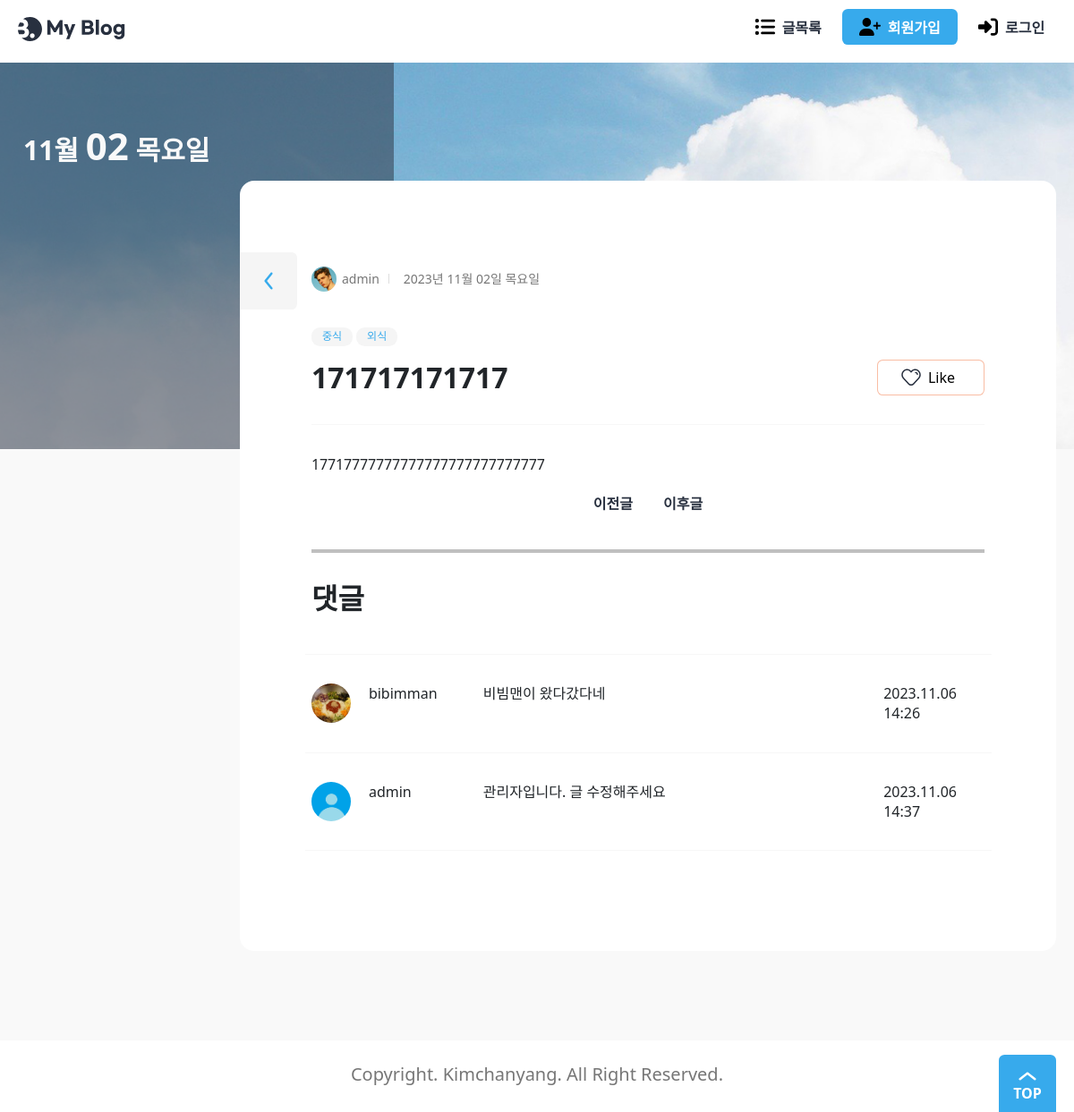
Before: /blog/18/ with the older database file.
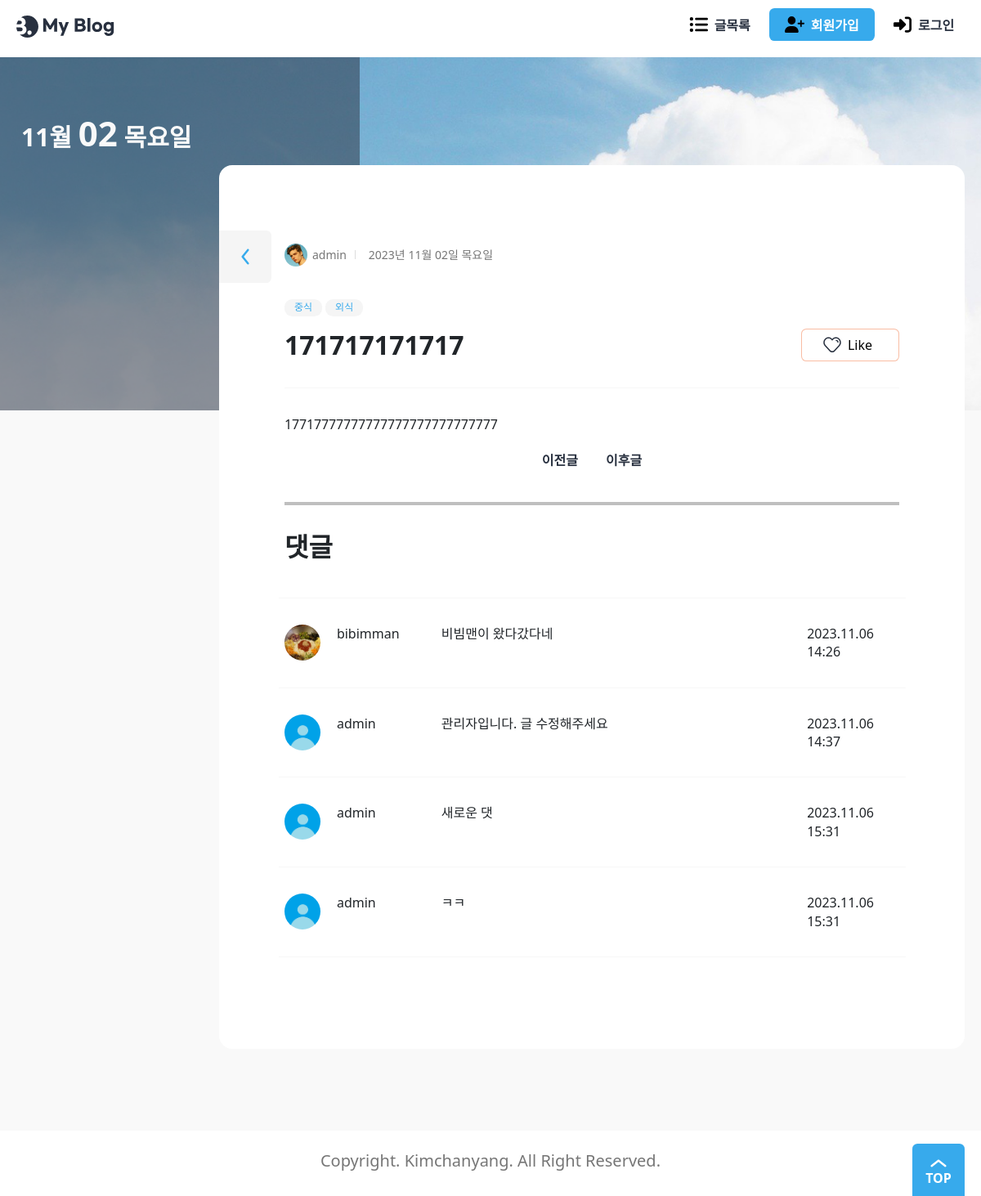
After: the same page with the newer database file.
### blog/models.py (models this page shows, shortened)
class Tag(models.Model):
    name = models.CharField(max_length=50, unique=True, verbose_name="태그 이름")
    def __str__(self):
        return self.name

class Comment(models.Model):
    post = models.ForeignKey(
        Post, on_delete=models.CASCADE, related_name="comments", verbose_name="원본 포스트"
    )
    author = models.ForeignKey(User, on_delete=models.CASCADE, verbose_name="작성자")
    message = models.TextField(_("메시지"))
    created_at = models.DateTimeField(_("작성일자"), auto_now_add=True)
    updated_at = models.DateField(_("수정일자"), auto_now=True)

### accounts/models.py (models this page shows)
class User(AbstractUser):
    nickname = models.CharField(_("닉네임"), max_length=50)
    profile_img = models.ImageField(
        _("프로필 사진"), upload_to=user_directory_path, blank=True
    )
    class Meta:
        db_table = "User"

### blog/views.py (the view)
# urls.py: path("<int:pk>/", views.PostDetail.as_view(), name="post_detail"),
class PostDetail(DetailView):
    model = Post
    context_object_name = "post"
    def get(self, request, pk):
        try:
            post = Post.objects.get(pk=pk)
        except Post.DoesNotExist:
            return render(request, "blog/post_404.html")
        post.view_count += 1
        post.save()
        try:
            next_post = (
                Post.objects.filter(created_at__gt=post.created_at)
                .order_by("created_at")
                .first()
            )
        except Post.DoesNotExist:
            next_post = None
        try:
            previous_post = (
                Post.objects.filter(created_at__lt=post.created_at)
                .order_by("-created_at")
                .first()
            )
        except Post.DoesNotExist:
            previous_post = None
        comments = Comment.objects.filter(post=post)
        contaxt = {
            "post": post,
            "previous_post": previous_post,
            "next_post": next_post,
            "comments": comments,
        }
        return render(request, "blog/post_detail.html", contaxt)
    def post(self, request, pk):
        try:
            post = Post.objects.get(pk=pk)
        except Post.DoesNotExist:
            return render(request, "blog/post_404.html")
        try:
            next_post = (
                Post.objects.filter(created_at__gt=post.created_at)
                .order_by("created_at")
                .first()
            )
        except Post.DoesNotExist:
            next_post = None
        try:
            previous_post = (
                Post.objects.filter(created_at__lt=post.created_at)
                .order_by("-created_at")
                .first()
            )
        except Post.DoesNotExist:
            previous_post = None
        form = CommentForm(request.POST)
        if form.is_valid():
            comment = form.save(commit=False)
            comment.post = post
            comment.author = request.user
            comment.save()
        comments = Comment.objects.filter(post=post)
        contaxt = {
            "post": post,
            "previous_post": previous_post,
            "next_post": next_post,
            "comments": comments,
        }
        return render(request, "blog/post_detail.html", contaxt)

### templates/blog/post_detail.html (shortened to what this page needs)
{% extends "base.html" %}
{% block main %}
{% load static %}
<div class="banner" {% if post.head_image %} style="background-image: url({{ post.head_image.url }})" {% endif %}>
    <div class="max-width">
        <div class="banner-contents">
            <p class="today">{{ post.created_at|date:'M' }} <em>{{ post.created_at|date:'d' }}</em> {{ post.created_at|date:'D' }}</p>
        </div>
    </div>
</div>
<div class="view">
    <div class="max-width">
        <section class="wrap-box">
            <div class="inner">
                <dl class="author-wrap">
                    <dd class="author"><img src="{% static './images/profile.jpg' %}" alt="">{{ post.author }}</dd>
                    <dd class="created">{{ post.created_at|date:'Y년 m월 d일 D' }}</dd>
                </dl>
                <dl class="category">
                    {% for tag in post.tags.iterator %}
                    <dd>{{tag}}</dd>
                    {% endfor %}
                </dl>
                <div class="title-wrap">
                    <h2>{{ post.title }}</h2>
                    <button class="btn-like">Like</button>
                </div>
                <hr>
                <div class="view-contents">
                    <p>
                        {{ post.content }}
                    </p>
                </div>
                <div class="d-flex justify-content-center">
                    {% if previous_post %}
                    <a href="{% url 'post_detail' previous_post.id %}" class="button white">이전글</a>
                    {% endif %}
                    {% if next_post %}
                    <a href="{% url 'post_detail' next_post.id %}" class="button white">이후글</a>
                    {% endif %}
                </div>
                <hr style="border: solid 2px black;">
                <div class="title-wrap">
                    <h2>댓글</h2>
                </div>
                <div class="view-comment">
                    <div class="row">
                        <hr>
                        {% for comment in comments %}
                        <div class="col-md-1 profile-img">
                            <a href="#">
                                {% if comment.author.profile_img %}
                                <img src="{{ comment.author.profile_img.url }}">
                                {% else %}
                                <img src="{% static './assets/blank_profile.png' %}">
                                {% endif %}
                            </a>
                        </div>
                        <div class="col-md-2">{{ comment.author }}</div>
                        <div class="col-md-7">{{ comment.message }}</div>
                        <div class="col-md-2">{{ comment.created_at|date:'Y.m.d H:i' }}</div>
                        <hr>
                        {% endfor %}
                    </div>
                </div>
                <a href="{% url 'post_list' %}" class="btn-back">
                </a>
            </div>
        </section>
    </div>
</div>
{% endblock main %}

Changed rows visible on the page:
added Comment: author "admin", message "새로운 댓", created_at "2023.11.06 15:31"
added Comment: author "admin", message "ㅋㅋ", created_at "2023.11.06 15:31"
